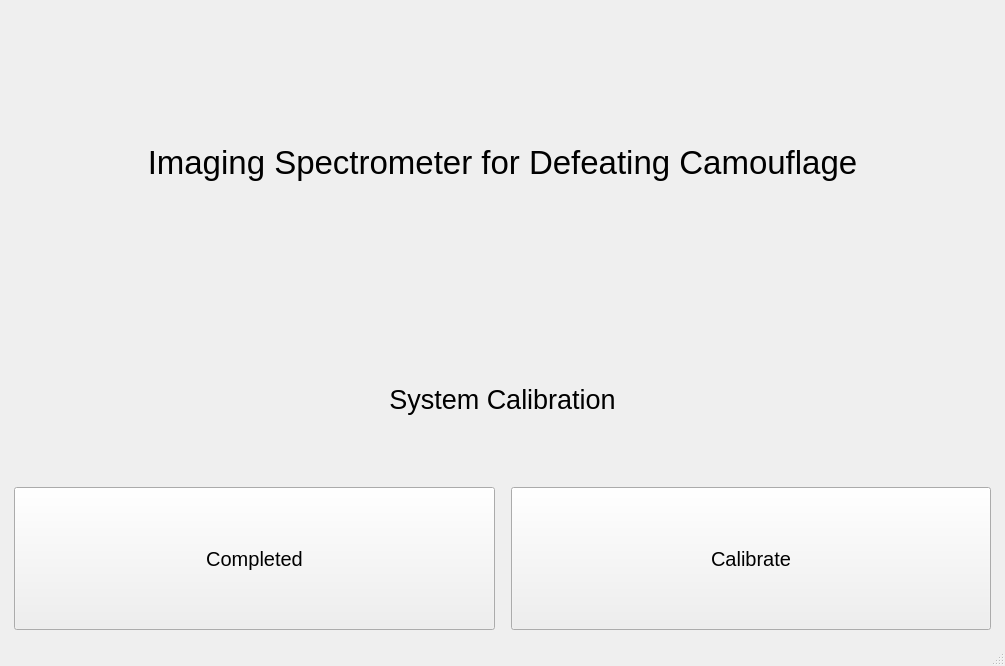
<?xml version="1.0" encoding="UTF-8"?>
<ui version="4.0">
 <class>MainWindow</class>
 <widget class="QMainWindow" name="MainWindow">
  <property name="geometry">
   <rect>
    <x>0</x>
    <y>0</y>
    <width>1005</width>
    <height>666</height>
   </rect>
  </property>
  <property name="windowTitle">
   <string>MainWindow</string>
  </property>
  <widget class="QWidget" name="centralwidget">
   <property name="sizePolicy">
    <sizepolicy hsizetype="Expanding" vsizetype="Expanding">
     <horstretch>0</horstretch>
     <verstretch>0</verstretch>
    </sizepolicy>
   </property>
   <property name="styleSheet">
    <string notr="true">margin: 5%</string>
   </property>
   <layout class="QGridLayout" name="gridLayout">
    <item row="0" column="0">
     <layout class="QVBoxLayout" name="verticalLayout" stretch="2,1,1">
      <item>
       <widget class="QLabel" name="nameLabel">
        <property name="font">
         <font>
          <pointsize>25</pointsize>
          <kerning>false</kerning>
         </font>
        </property>
        <property name="styleSheet">
         <string notr="true"/>
        </property>
        <property name="text">
         <string>Imaging Spectrometer for Defeating Camouflage</string>
        </property>
        <property name="alignment">
         <set>Qt::AlignCenter</set>
        </property>
       </widget>
      </item>
      <item>
       <widget class="QLabel" name="calibrationLabel">
        <property name="font">
         <font>
          <pointsize>20</pointsize>
         </font>
        </property>
        <property name="text">
         <string>System Calibration</string>
        </property>
        <property name="alignment">
         <set>Qt::AlignCenter</set>
        </property>
       </widget>
      </item>
      <item>
       <layout class="QHBoxLayout" name="horizontalLayout" stretch="1,1">
        <item>
         <widget class="QPushButton" name="calibrationCompleteButton">
          <property name="sizePolicy">
           <sizepolicy hsizetype="Minimum" vsizetype="Expanding">
            <horstretch>0</horstretch>
            <verstretch>0</verstretch>
           </sizepolicy>
          </property>
          <property name="font">
           <font>
            <pointsize>15</pointsize>
           </font>
          </property>
          <property name="text">
           <string>Completed</string>
          </property>
         </widget>
        </item>
        <item>
         <widget class="QPushButton" name="calibrateButton">
          <property name="sizePolicy">
           <sizepolicy hsizetype="Minimum" vsizetype="Expanding">
            <horstretch>0</horstretch>
            <verstretch>0</verstretch>
           </sizepolicy>
          </property>
          <property name="font">
           <font>
            <pointsize>15</pointsize>
           </font>
          </property>
          <property name="text">
           <string>Calibrate</string>
          </property>
         </widget>
        </item>
       </layout>
      </item>
     </layout>
    </item>
   </layout>
  </widget>
  <widget class="QMenuBar" name="menubar">
   <property name="geometry">
    <rect>
     <x>0</x>
     <y>0</y>
     <width>1005</width>
     <height>26</height>
    </rect>
   </property>
  </widget>
  <widget class="QStatusBar" name="statusbar"/>
 </widget>
 <resources/>
 <connections/>
</ui>
